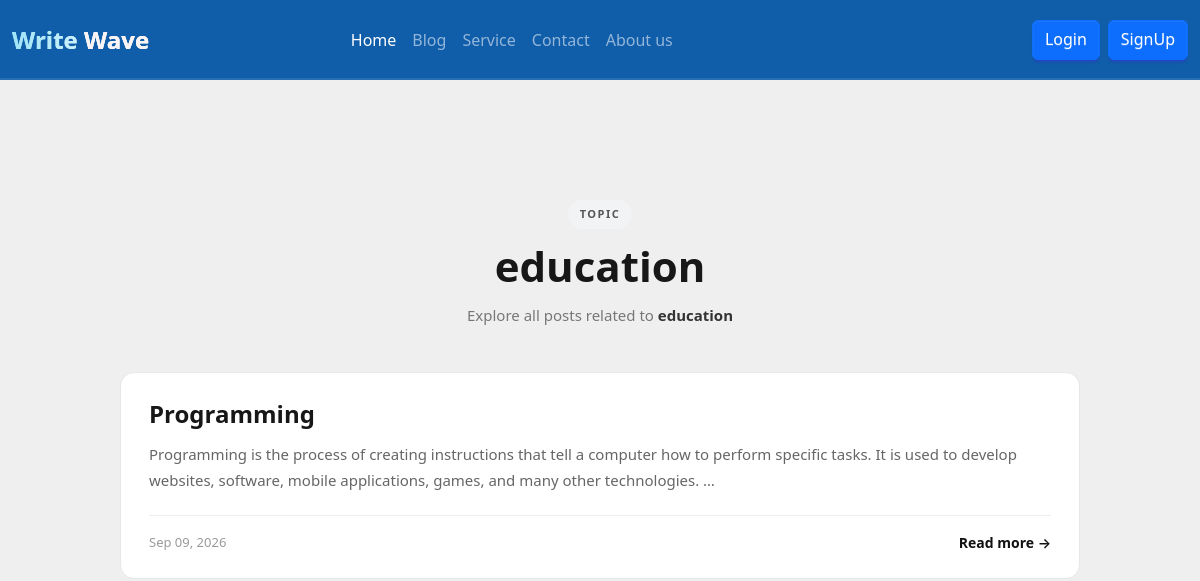
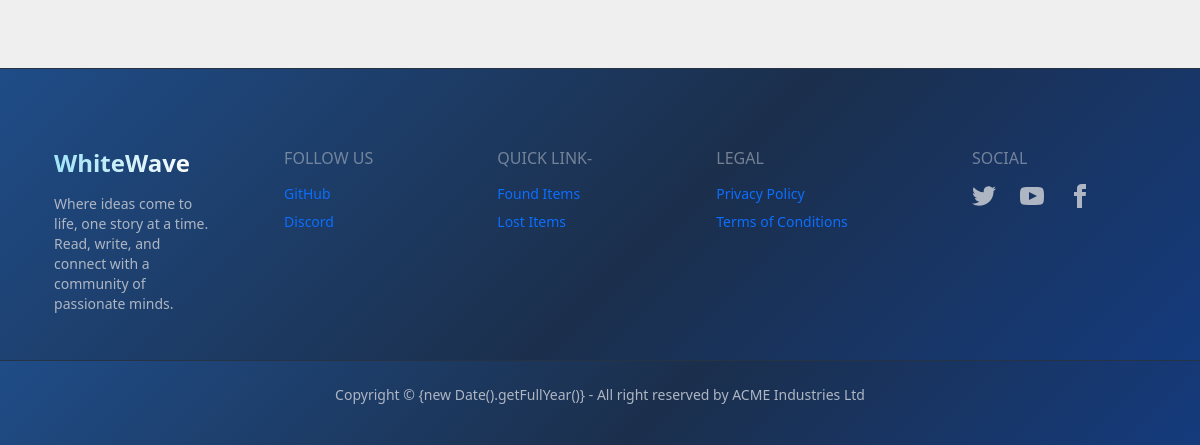
The page /tags/3/ on the database as committed earlier (2 pictures, top to bottom).
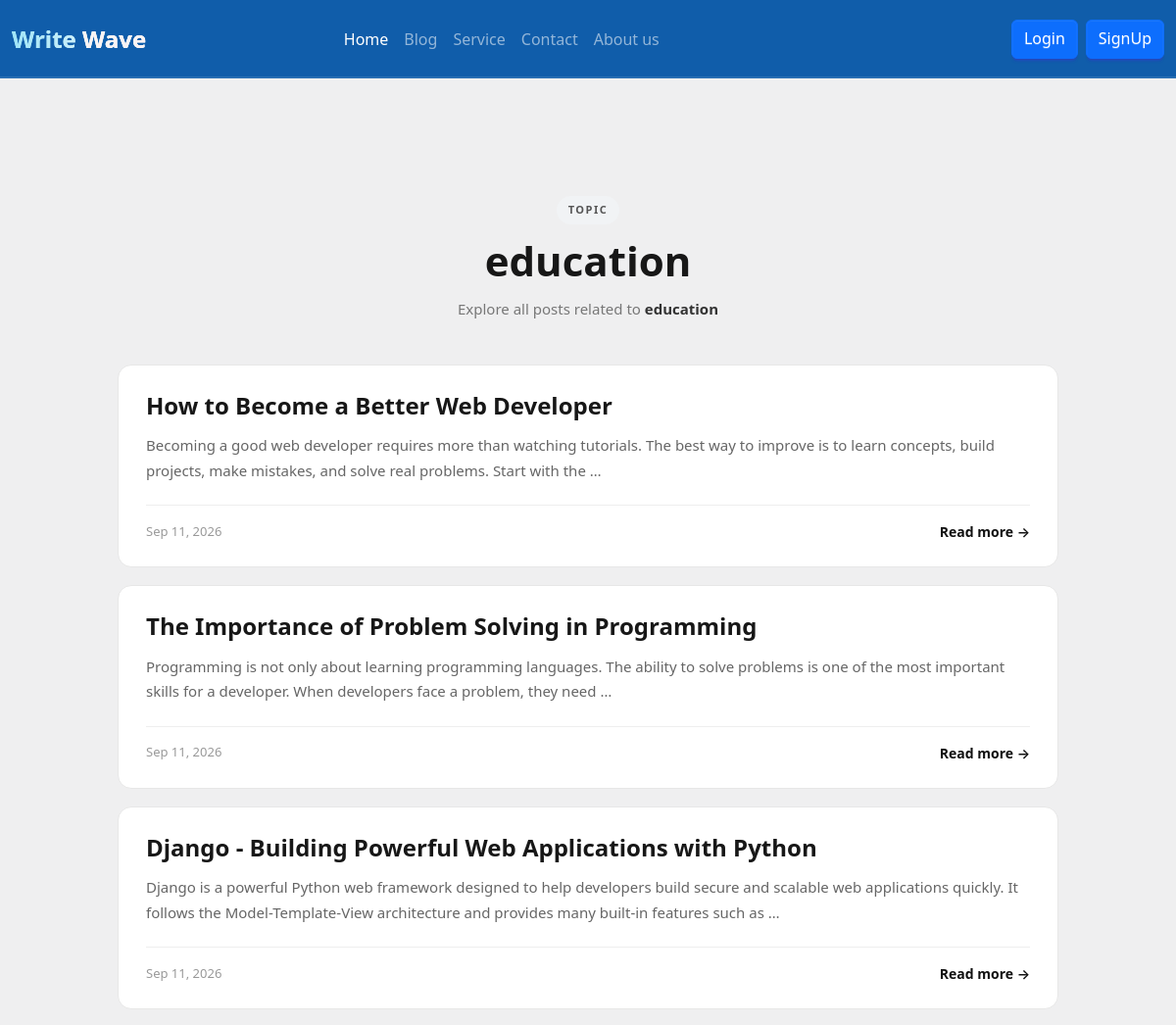
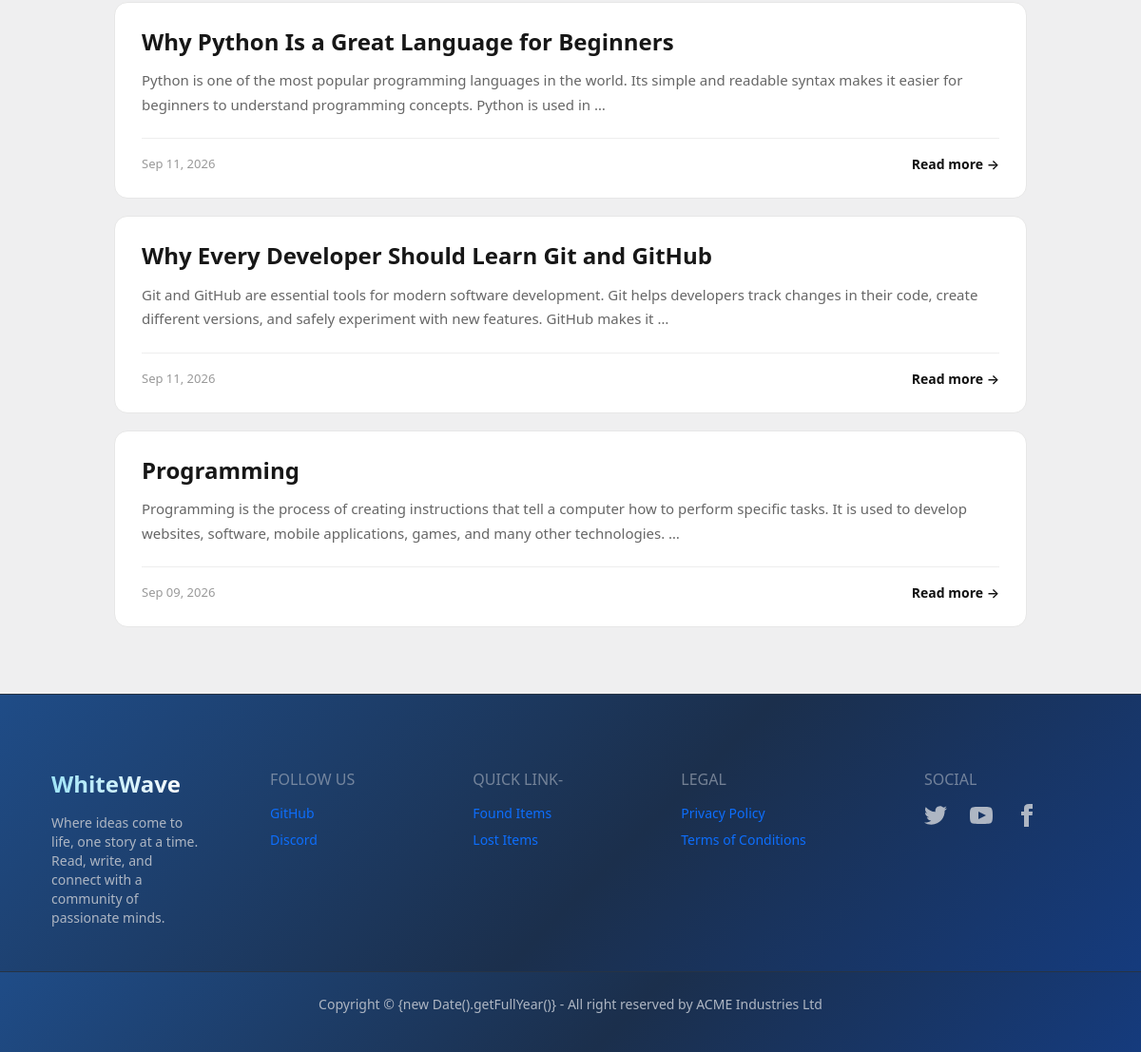
The same page on the database as committed later (2 pictures, top to bottom).
### posts/models.py (models this page shows, shortened)
class Post(models.Model):
    author = models.ForeignKey(User, on_delete=models.CASCADE, related_name='posts')
    title = models.CharField(max_length=200)
    content = models.TextField()
    image = models.ImageField(upload_to=student_directory_name, blank=True, null=True)
    tags = models.ManyToManyField(Tags, related_name='posts', blank=True)
    created_at = models.DateTimeField(auto_now_add=True)
    updated_at = models.DateTimeField(auto_now=True)

### blog_project_main/views.py (the view)
# urls.py: path('tags/<int:tag_id>/', views.posts_by_tag, name='posts_by_tag'),
def posts_by_tag(request, tag_id):
    tag = get_object_or_404(Tags, id=tag_id)
    posts = tag.posts.all().annotate(
        like_count=Count("likes")
    ).order_by("-created_at")
    return render(
        request,
        "posts_by_tag.html",
        {
            "tag": tag,
            "posts": posts,
        }
    )

### templates/posts_by_tag.html (shortened to what this page needs)
{% extends "base.html" %}
{% load static %}
{% block extra_css %}
    <link rel="stylesheet" href="{% static 'css/posts_by_tag.css' %}">
{% endblock extra_css %}
{% block content %}
   <div class="tag-posts-page">
      <div class="tag-header">
         <span class="tag-label">TOPIC</span>
         <h1>{{ tag.name }}</h1>
         <p>
               Explore all posts related to
               <strong>{{ tag.name }}</strong>
         </p>
      </div>
      <div class="tag-posts-container">
         {% for post in posts %}
               <article class="tag-post-card">
                  <div class="tag-post-content">
                     <h2>
                           {{ post.title }}
                     </h2>
                     <p class="tag-post-description">
                           {{ post.content|truncatewords:30 }}
                     </p>
                     <div class="tag-post-footer">
                           <span class="post-date">
                              {{ post.created_at|date:"M d, Y" }}
                           </span>
                           <a href="{% url 'post_detail' post.id %}"
                              class="read-more">
                              Read more →
                           </a>
                     </div>
                  </div>
               </article>
         {% endfor %}
      </div>
   </div>
{% endblock content %}

Rows that differ between the two databases and show on the page:
added Post: title "How to Become a Better Web Developer", content "Becoming a good web developer requires more than watching tutorials. The best way to improve is to learn concepts, build projects, make mistakes, and solve real problems. Start with the …", created_at "Sep 11, 2026"
added Post: title "The Importance of Problem Solving in Programming", content "Programming is not only about learning programming languages. The ability to solve problems is one of the most important skills for a developer. When developers face a problem, they need …", created_at "Sep 11, 2026"
added Post: title "Django - Building Powerful Web Applications with Python", content "Django is a powerful Python web framework designed to help developers build secure and scalable web applications quickly. It follows the Model-Template-View architecture and provides many built-in features such as …", created_at "Sep 11, 2026"
added Post: title "Why Python Is a Great Language for Beginners", content "Python is one of the most popular programming languages in the world. Its simple and readable syntax makes it easier for beginners to understand programming concepts. Python is used in …", created_at "Sep 11, 2026"
added Post: title "Why Every Developer Should Learn Git and GitHub", content "Git and GitHub are essential tools for modern software development. Git helps developers track changes in their code, create different versions, and safely experiment with new features. GitHub makes it …", created_at "Sep 11, 2026"
